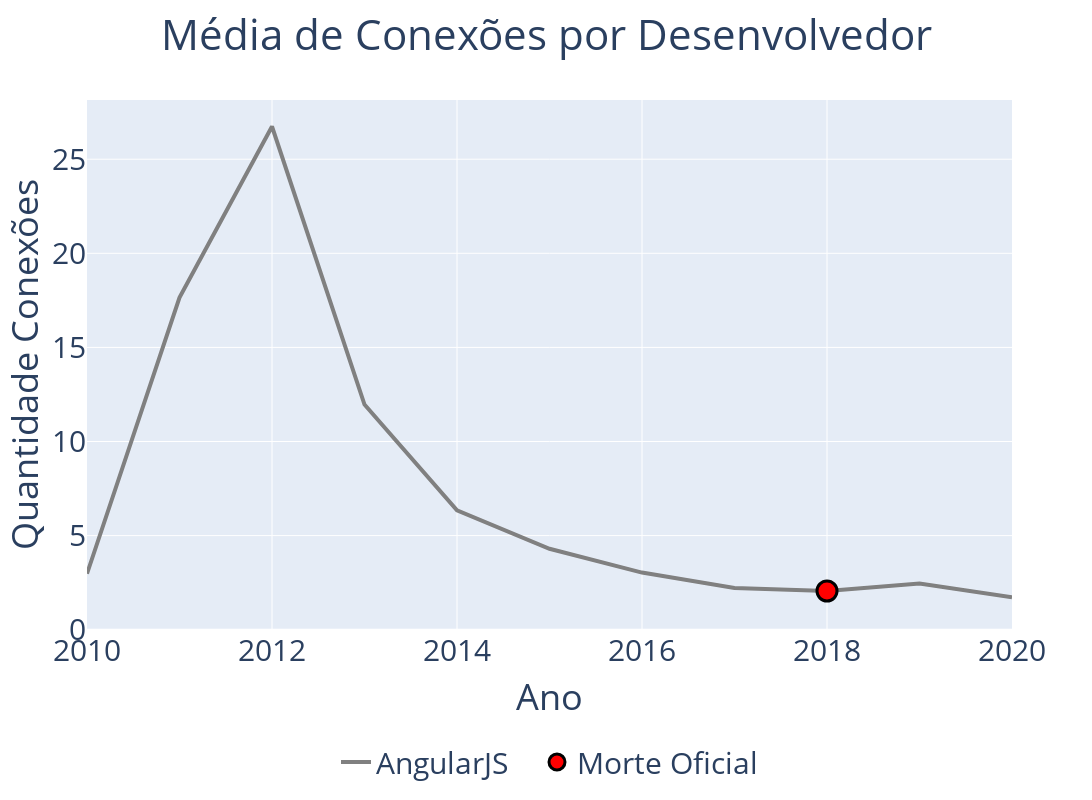

Notebook code cell kept with this figure:
### Code cell
#extrai os dados e define o padrão do layout
trace = go.Scatter(x = ano, 
                   y = graumedio, 
                   mode = 'lines', 
                   name = 'AngularJS   ', 
                   line = dict(color = "gray", width = 4)
                   );

angularjs_death = go.Scatter(
    x = ['2018'],
    y = [graumedio[8]],
    mode = 'markers',
    name = 'Morte Oficial',
    marker = {
        'size': 20,
        'line_color': 'black',
        'line_width': 3,
        'color': 'red',
    }
)

GraficoLinear(trace, [angularjs_death], 'Ano', 'Quantidade Conexões', 'Média de Conexões por Desenvolvedor')

### Figure 1 — Plotly figure (JSON) as saved in the notebook; plotly's stock layout.template omitted (floating-point values rounded to 4 significant figures)
{"data": [{"line": {"color": "gray", "width": 4}, "mode": "lines", "name": "AngularJS   ", "type": "scatter", "x": [2010, 2011, 2012, 2013, 2014, 2015, 2016, 2017, 2018, 2019, 2020], "y": [2.977, 17.65, 26.74, 11.96, 6.347, 4.301, 3.036, 2.221, 2.057, 2.452, 1.718]}, {"marker": {"color": "red", "line": {"color": "black", "width": 3}, "size": 20}, "mode": "markers", "name": "Morte Oficial", "type": "scatter", "x": ["2018"], "y": [2.057]}], "layout": {"font": {"size": 30}, "height": 800, "legend": {"font": {"size": 30}, "orientation": "h", "x": 0.5, "xanchor": "center", "y": -0.2, "yanchor": "top"}, "title": {"text": "Média de Conexões por Desenvolvedor", "x": 0.5, "xanchor": "center"}, "width": 1700, "xaxis": {"title": {"text": "Ano"}}, "yaxis": {"title": {"text": "Quantidade Conexões"}}}}
